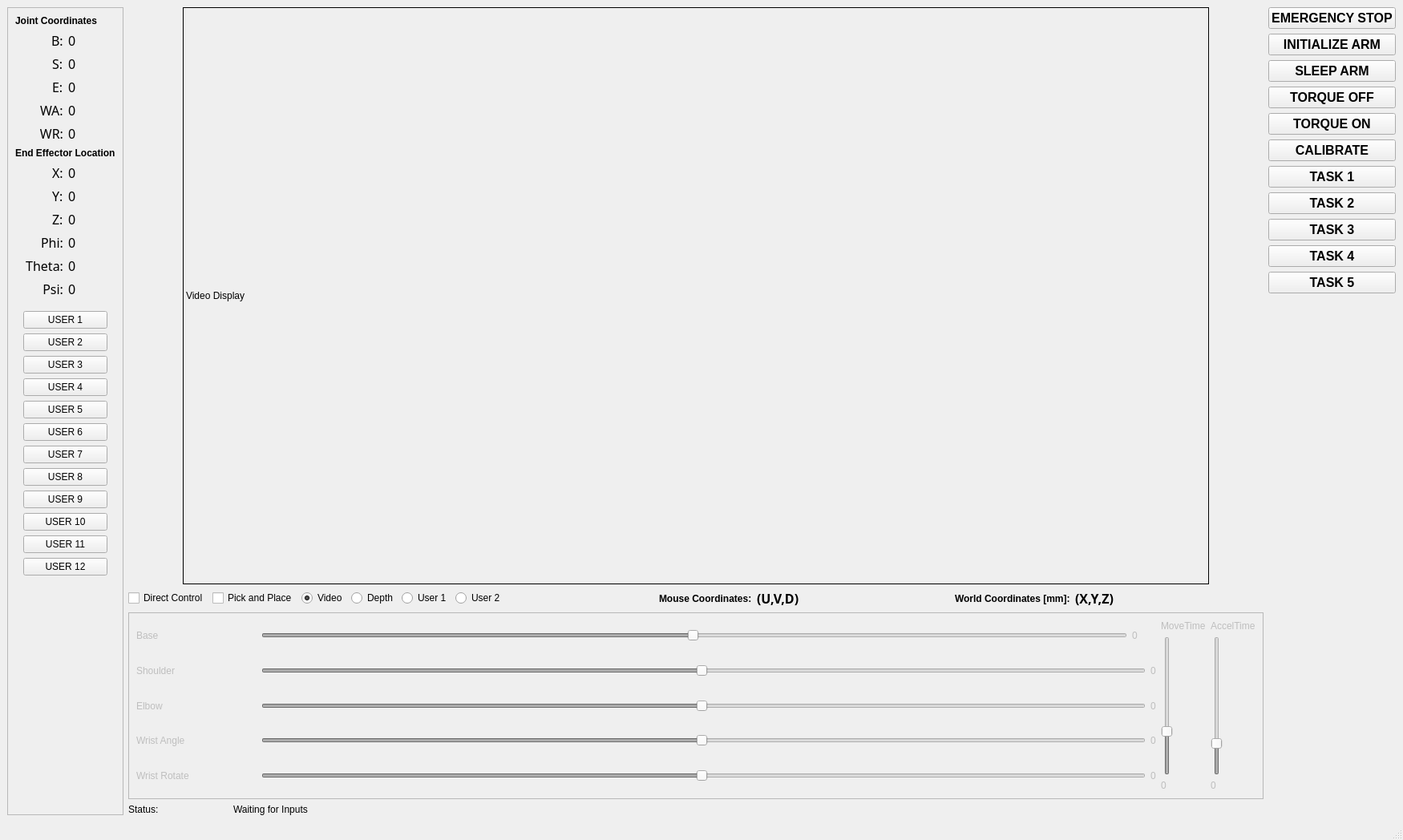
<?xml version="1.0" encoding="UTF-8"?>
<ui version="4.0">
 <class>MainWindow</class>
 <widget class="QMainWindow" name="MainWindow">
  <property name="geometry">
   <rect>
    <x>0</x>
    <y>0</y>
    <width>1750</width>
    <height>1048</height>
   </rect>
  </property>
  <property name="sizePolicy">
   <sizepolicy hsizetype="Fixed" vsizetype="Fixed">
    <horstretch>0</horstretch>
    <verstretch>0</verstretch>
   </sizepolicy>
  </property>
  <property name="cursor">
   <cursorShape>ArrowCursor</cursorShape>
  </property>
  <property name="windowTitle">
   <string>MainWindow</string>
  </property>
  <widget class="QWidget" name="centralwidget">
   <layout class="QVBoxLayout" name="verticalLayout_14">
    <item>
     <layout class="QHBoxLayout" name="horizontalLayout_13">
      <item>
       <widget class="QFrame" name="OutputFrame">
        <property name="enabled">
         <bool>true</bool>
        </property>
        <property name="sizePolicy">
         <sizepolicy hsizetype="Minimum" vsizetype="Minimum">
          <horstretch>0</horstretch>
          <verstretch>0</verstretch>
         </sizepolicy>
        </property>
        <property name="frameShape">
         <enum>QFrame::StyledPanel</enum>
        </property>
        <property name="frameShadow">
         <enum>QFrame::Raised</enum>
        </property>
        <layout class="QVBoxLayout" name="verticalLayout_5">
         <item>
          <widget class="QLabel" name="JointCoordLabel">
           <property name="sizePolicy">
            <sizepolicy hsizetype="Minimum" vsizetype="Minimum">
             <horstretch>0</horstretch>
             <verstretch>0</verstretch>
            </sizepolicy>
           </property>
           <property name="font">
            <font>
             <weight>75</weight>
             <bold>true</bold>
            </font>
           </property>
           <property name="text">
            <string>Joint Coordinates</string>
           </property>
          </widget>
         </item>
         <item>
          <layout class="QHBoxLayout" name="horizontalLayout_3">
           <item>
            <layout class="QVBoxLayout" name="verticalLayout_9">
             <item alignment="Qt::AlignRight">
              <widget class="QLabel" name="BLabel">
               <property name="font">
                <font>
                 <family>Ubuntu Mono</family>
                 <pointsize>12</pointsize>
                </font>
               </property>
               <property name="text">
                <string>B:</string>
               </property>
              </widget>
             </item>
             <item alignment="Qt::AlignRight">
              <widget class="QLabel" name="SLabel">
               <property name="font">
                <font>
                 <family>Ubuntu Mono</family>
                 <pointsize>12</pointsize>
                </font>
               </property>
               <property name="text">
                <string>S:</string>
               </property>
              </widget>
             </item>
             <item alignment="Qt::AlignRight">
              <widget class="QLabel" name="ELabel">
               <property name="font">
                <font>
                 <family>Ubuntu Mono</family>
                 <pointsize>12</pointsize>
                </font>
               </property>
               <property name="text">
                <string>E:</string>
               </property>
              </widget>
             </item>
             <item alignment="Qt::AlignRight">
              <widget class="QLabel" name="WALabel">
               <property name="font">
                <font>
                 <family>Ubuntu Mono</family>
                 <pointsize>12</pointsize>
                </font>
               </property>
               <property name="text">
                <string>WA:</string>
               </property>
              </widget>
             </item>
             <item>
              <widget class="QLabel" name="WRLabel">
               <property name="font">
                <font>
                 <family>Ubuntu Mono</family>
                 <pointsize>12</pointsize>
                </font>
               </property>
               <property name="text">
                <string>WR:</string>
               </property>
               <property name="alignment">
                <set>Qt::AlignRight|Qt::AlignTrailing|Qt::AlignVCenter</set>
               </property>
              </widget>
             </item>
            </layout>
           </item>
           <item>
            <layout class="QVBoxLayout" name="verticalLayout_8">
             <item alignment="Qt::AlignLeft">
              <widget class="QLabel" name="rdoutBaseJC">
               <property name="font">
                <font>
                 <family>Ubuntu Mono</family>
                 <pointsize>12</pointsize>
                </font>
               </property>
               <property name="text">
                <string>0</string>
               </property>
              </widget>
             </item>
             <item alignment="Qt::AlignLeft">
              <widget class="QLabel" name="rdoutShoulderJC">
               <property name="font">
                <font>
                 <family>Ubuntu Mono</family>
                 <pointsize>12</pointsize>
                </font>
               </property>
               <property name="text">
                <string>0</string>
               </property>
              </widget>
             </item>
             <item alignment="Qt::AlignLeft">
              <widget class="QLabel" name="rdoutElbowJC">
               <property name="font">
                <font>
                 <family>Ubuntu Mono</family>
                 <pointsize>12</pointsize>
                </font>
               </property>
               <property name="text">
                <string>0</string>
               </property>
              </widget>
             </item>
             <item alignment="Qt::AlignLeft">
              <widget class="QLabel" name="rdoutWristAJC">
               <property name="font">
                <font>
                 <family>Ubuntu Mono</family>
                 <pointsize>12</pointsize>
                </font>
               </property>
               <property name="text">
                <string>0</string>
               </property>
              </widget>
             </item>
             <item>
              <widget class="QLabel" name="rdoutWristRJC">
               <property name="font">
                <font>
                 <family>Ubuntu Mono</family>
                 <pointsize>12</pointsize>
                </font>
               </property>
               <property name="text">
                <string>0</string>
               </property>
              </widget>
             </item>
            </layout>
           </item>
          </layout>
         </item>
         <item>
          <widget class="QLabel" name="WorldCoordLabel">
           <property name="font">
            <font>
             <weight>75</weight>
             <bold>true</bold>
            </font>
           </property>
           <property name="text">
            <string>End Effector Location</string>
           </property>
          </widget>
         </item>
         <item>
          <layout class="QHBoxLayout" name="horizontalLayout_4">
           <item>
            <layout class="QVBoxLayout" name="verticalLayout_13">
             <item alignment="Qt::AlignRight">
              <widget class="QLabel" name="XLabel">
               <property name="font">
                <font>
                 <family>Ubuntu Mono</family>
                 <pointsize>12</pointsize>
                </font>
               </property>
               <property name="text">
                <string>X:</string>
               </property>
               <property name="scaledContents">
                <bool>false</bool>
               </property>
              </widget>
             </item>
             <item alignment="Qt::AlignRight">
              <widget class="QLabel" name="YLabel">
               <property name="font">
                <font>
                 <family>Ubuntu Mono</family>
                 <pointsize>12</pointsize>
                </font>
               </property>
               <property name="text">
                <string>Y:</string>
               </property>
              </widget>
             </item>
             <item alignment="Qt::AlignRight">
              <widget class="QLabel" name="ZLabel">
               <property name="font">
                <font>
                 <family>Ubuntu Mono</family>
                 <pointsize>12</pointsize>
                </font>
               </property>
               <property name="text">
                <string>Z:</string>
               </property>
              </widget>
             </item>
             <item alignment="Qt::AlignRight">
              <widget class="QLabel" name="PhiLabel">
               <property name="enabled">
                <bool>true</bool>
               </property>
               <property name="font">
                <font>
                 <family>Ubuntu Mono</family>
                 <pointsize>12</pointsize>
                </font>
               </property>
               <property name="text">
                <string>Phi:</string>
               </property>
              </widget>
             </item>
             <item>
              <widget class="QLabel" name="ThetaLabel">
               <property name="enabled">
                <bool>true</bool>
               </property>
               <property name="font">
                <font>
                 <family>Ubuntu Mono</family>
                 <pointsize>12</pointsize>
                </font>
               </property>
               <property name="text">
                <string>Theta:</string>
               </property>
               <property name="alignment">
                <set>Qt::AlignRight|Qt::AlignTrailing|Qt::AlignVCenter</set>
               </property>
              </widget>
             </item>
             <item>
              <widget class="QLabel" name="PsiLabel">
               <property name="enabled">
                <bool>true</bool>
               </property>
               <property name="font">
                <font>
                 <family>Ubuntu Mono</family>
                 <pointsize>12</pointsize>
                </font>
               </property>
               <property name="text">
                <string>Psi:</string>
               </property>
               <property name="alignment">
                <set>Qt::AlignRight|Qt::AlignTrailing|Qt::AlignVCenter</set>
               </property>
              </widget>
             </item>
            </layout>
           </item>
           <item>
            <layout class="QVBoxLayout" name="verticalLayout_12">
             <item alignment="Qt::AlignLeft">
              <widget class="QLabel" name="rdoutX">
               <property name="font">
                <font>
                 <family>Ubuntu Mono</family>
                 <pointsize>12</pointsize>
                </font>
               </property>
               <property name="text">
                <string>0</string>
               </property>
              </widget>
             </item>
             <item alignment="Qt::AlignLeft">
              <widget class="QLabel" name="rdoutY">
               <property name="font">
                <font>
                 <family>Ubuntu Mono</family>
                 <pointsize>12</pointsize>
                </font>
               </property>
               <property name="text">
                <string>0</string>
               </property>
              </widget>
             </item>
             <item alignment="Qt::AlignLeft">
              <widget class="QLabel" name="rdoutZ">
               <property name="font">
                <font>
                 <family>Ubuntu Mono</family>
                 <pointsize>12</pointsize>
                </font>
               </property>
               <property name="text">
                <string>0</string>
               </property>
              </widget>
             </item>
             <item alignment="Qt::AlignLeft">
              <widget class="QLabel" name="rdoutPhi">
               <property name="font">
                <font>
                 <family>Ubuntu Mono</family>
                 <pointsize>12</pointsize>
                </font>
               </property>
               <property name="text">
                <string>0</string>
               </property>
              </widget>
             </item>
             <item>
              <widget class="QLabel" name="rdoutTheta">
               <property name="font">
                <font>
                 <family>Ubuntu Mono</family>
                 <pointsize>12</pointsize>
                </font>
               </property>
               <property name="text">
                <string>0</string>
               </property>
              </widget>
             </item>
             <item>
              <widget class="QLabel" name="rdoutPsi">
               <property name="font">
                <font>
                 <family>Ubuntu Mono</family>
                 <pointsize>12</pointsize>
                </font>
               </property>
               <property name="text">
                <string>0</string>
               </property>
              </widget>
             </item>
            </layout>
           </item>
          </layout>
         </item>
         <item>
          <layout class="QVBoxLayout" name="Group2">
           <property name="margin">
            <number>10</number>
           </property>
           <item>
            <widget class="QPushButton" name="btnUser1">
             <property name="text">
              <string>USER 1</string>
             </property>
            </widget>
           </item>
           <item>
            <widget class="QPushButton" name="btnUser2">
             <property name="text">
              <string>USER 2</string>
             </property>
            </widget>
           </item>
           <item>
            <widget class="QPushButton" name="btnUser3">
             <property name="text">
              <string>USER 3</string>
             </property>
            </widget>
           </item>
           <item>
            <widget class="QPushButton" name="btnUser4">
             <property name="text">
              <string>USER 4</string>
             </property>
            </widget>
           </item>
           <item>
            <widget class="QPushButton" name="btnUser5">
             <property name="text">
              <string>USER 5</string>
             </property>
            </widget>
           </item>
           <item>
            <widget class="QPushButton" name="btnUser6">
             <property name="text">
              <string>USER 6</string>
             </property>
            </widget>
           </item>
           <item>
            <widget class="QPushButton" name="btnUser7">
             <property name="text">
              <string>USER 7</string>
             </property>
            </widget>
           </item>
           <item>
            <widget class="QPushButton" name="btnUser8">
             <property name="text">
              <string>USER 8</string>
             </property>
            </widget>
           </item>
           <item>
            <widget class="QPushButton" name="btnUser9">
             <property name="text">
              <string>USER 9</string>
             </property>
            </widget>
           </item>
           <item>
            <widget class="QPushButton" name="btnUser10">
             <property name="text">
              <string>USER 10</string>
             </property>
             <property name="autoRepeatDelay">
              <number>300</number>
             </property>
            </widget>
           </item>
           <item>
            <widget class="QPushButton" name="btnUser11">
             <property name="text">
              <string>USER 11</string>
             </property>
             <property name="autoRepeatDelay">
              <number>300</number>
             </property>
            </widget>
           </item>
           <item>
            <widget class="QPushButton" name="btnUser12">
             <property name="text">
              <string>USER 12</string>
             </property>
             <property name="autoRepeatDelay">
              <number>300</number>
             </property>
            </widget>
           </item>
          </layout>
         </item>
         <item>
          <spacer name="verticalSpacer_2">
           <property name="orientation">
            <enum>Qt::Vertical</enum>
           </property>
           <property name="sizeHint" stdset="0">
            <size>
             <width>20</width>
             <height>40</height>
            </size>
           </property>
          </spacer>
         </item>
        </layout>
       </widget>
      </item>
      <item>
       <layout class="QVBoxLayout" name="verticalLayout_4">
        <item>
         <layout class="QHBoxLayout" name="horizontalLayout_12">
          <item>
           <spacer name="horizontalSpacer_8">
            <property name="orientation">
             <enum>Qt::Horizontal</enum>
            </property>
            <property name="sizeHint" stdset="0">
             <size>
              <width>40</width>
              <height>20</height>
             </size>
            </property>
           </spacer>
          </item>
          <item>
           <widget class="QLabel" name="videoDisplay">
            <property name="minimumSize">
             <size>
              <width>1280</width>
              <height>720</height>
             </size>
            </property>
            <property name="maximumSize">
             <size>
              <width>1280</width>
              <height>720</height>
             </size>
            </property>
            <property name="cursor">
             <cursorShape>CrossCursor</cursorShape>
            </property>
            <property name="mouseTracking">
             <bool>true</bool>
            </property>
            <property name="frameShape">
             <enum>QFrame::Box</enum>
            </property>
            <property name="text">
             <string>Video Display</string>
            </property>
           </widget>
          </item>
          <item>
           <spacer name="horizontalSpacer_9">
            <property name="orientation">
             <enum>Qt::Horizontal</enum>
            </property>
            <property name="sizeHint" stdset="0">
             <size>
              <width>40</width>
              <height>20</height>
             </size>
            </property>
           </spacer>
          </item>
         </layout>
        </item>
        <item>
         <layout class="QHBoxLayout" name="horizontalLayout_2">
          <item>
           <widget class="QCheckBox" name="chk_directcontrol">
            <property name="text">
             <string>Direct Control</string>
            </property>
            <property name="checked">
             <bool>false</bool>
            </property>
           </widget>
          </item>
          <item>
           <widget class="QCheckBox" name="chk_pickandplace">
            <property name="text">
             <string>Pick and Place</string>
            </property>
            <property name="checked">
             <bool>false</bool>
            </property>
           </widget>
          </item>
          <item>
           <widget class="QRadioButton" name="radioVideo">
            <property name="text">
             <string>Video</string>
            </property>
            <property name="checked">
             <bool>true</bool>
            </property>
            <property name="autoExclusive">
             <bool>true</bool>
            </property>
           </widget>
          </item>
          <item>
           <widget class="QRadioButton" name="radioDepth">
            <property name="text">
             <string>Depth</string>
            </property>
           </widget>
          </item>
          <item>
           <widget class="QRadioButton" name="radioUsr1">
            <property name="text">
             <string>User 1</string>
            </property>
           </widget>
          </item>
          <item>
           <widget class="QRadioButton" name="radioUsr2">
            <property name="text">
             <string>User 2</string>
            </property>
           </widget>
          </item>
          <item>
           <spacer name="horizontalSpacer_4">
            <property name="orientation">
             <enum>Qt::Horizontal</enum>
            </property>
            <property name="sizeHint" stdset="0">
             <size>
              <width>40</width>
              <height>20</height>
             </size>
            </property>
           </spacer>
          </item>
          <item>
           <widget class="QLabel" name="PixelCoordLabel">
            <property name="font">
             <font>
              <weight>75</weight>
              <bold>true</bold>
             </font>
            </property>
            <property name="text">
             <string>Mouse Coordinates:</string>
            </property>
           </widget>
          </item>
          <item>
           <widget class="QLabel" name="rdoutMousePixels">
            <property name="font">
             <font>
              <family>Ubuntu Mono</family>
              <pointsize>12</pointsize>
              <weight>75</weight>
              <bold>true</bold>
             </font>
            </property>
            <property name="text">
             <string>(U,V,D)</string>
            </property>
            <property name="textFormat">
             <enum>Qt::AutoText</enum>
            </property>
           </widget>
          </item>
          <item>
           <spacer name="horizontalSpacer_3">
            <property name="orientation">
             <enum>Qt::Horizontal</enum>
            </property>
            <property name="sizeHint" stdset="0">
             <size>
              <width>40</width>
              <height>20</height>
             </size>
            </property>
           </spacer>
          </item>
          <item>
           <widget class="QLabel" name="PixelCoordLabel_2">
            <property name="font">
             <font>
              <weight>75</weight>
              <bold>true</bold>
             </font>
            </property>
            <property name="text">
             <string>World Coordinates [mm]:</string>
            </property>
           </widget>
          </item>
          <item>
           <widget class="QLabel" name="rdoutMouseWorld">
            <property name="font">
             <font>
              <family>Ubuntu Mono</family>
              <pointsize>12</pointsize>
              <weight>75</weight>
              <bold>true</bold>
             </font>
            </property>
            <property name="text">
             <string>(X,Y,Z)</string>
            </property>
            <property name="textFormat">
             <enum>Qt::AutoText</enum>
            </property>
           </widget>
          </item>
          <item>
           <spacer name="horizontalSpacer_2">
            <property name="orientation">
             <enum>Qt::Horizontal</enum>
            </property>
            <property name="sizeHint" stdset="0">
             <size>
              <width>40</width>
              <height>20</height>
             </size>
            </property>
           </spacer>
          </item>
         </layout>
        </item>
        <item>
         <widget class="QFrame" name="SliderFrame">
          <property name="enabled">
           <bool>false</bool>
          </property>
          <property name="frameShape">
           <enum>QFrame::StyledPanel</enum>
          </property>
          <property name="frameShadow">
           <enum>QFrame::Raised</enum>
          </property>
          <property name="lineWidth">
           <number>1</number>
          </property>
          <layout class="QVBoxLayout" name="verticalLayout_16">
           <item>
            <layout class="QHBoxLayout" name="horizontalLayout_6"/>
           </item>
           <item>
            <layout class="QHBoxLayout" name="horizontalLayout_9">
             <item>
              <layout class="QVBoxLayout" name="verticalLayout_2">
               <item>
                <layout class="QHBoxLayout" name="horizontalLayout">
                 <item>
                  <widget class="QLabel" name="BLabelS">
                   <property name="minimumSize">
                    <size>
                     <width>150</width>
                     <height>0</height>
                    </size>
                   </property>
                   <property name="text">
                    <string>Base</string>
                   </property>
                   <property name="alignment">
                    <set>Qt::AlignLeading|Qt::AlignLeft|Qt::AlignVCenter</set>
                   </property>
                  </widget>
                 </item>
                 <item>
                  <widget class="QSlider" name="sldrBase">
                   <property name="minimum">
                    <number>-179</number>
                   </property>
                   <property name="maximum">
                    <number>180</number>
                   </property>
                   <property name="orientation">
                    <enum>Qt::Horizontal</enum>
                   </property>
                  </widget>
                 </item>
                 <item>
                  <widget class="QLabel" name="rdoutBase">
                   <property name="minimumSize">
                    <size>
                     <width>30</width>
                     <height>0</height>
                    </size>
                   </property>
                   <property name="text">
                    <string>0</string>
                   </property>
                  </widget>
                 </item>
                </layout>
               </item>
               <item>
                <layout class="QHBoxLayout" name="horizontalLayout_7">
                 <item>
                  <widget class="QLabel" name="SLabelS">
                   <property name="minimumSize">
                    <size>
                     <width>150</width>
                     <height>0</height>
                    </size>
                   </property>
                   <property name="text">
                    <string>Shoulder</string>
                   </property>
                   <property name="alignment">
                    <set>Qt::AlignLeading|Qt::AlignLeft|Qt::AlignVCenter</set>
                   </property>
                  </widget>
                 </item>
                 <item>
                  <widget class="QSlider" name="sldrShoulder">
                   <property name="minimum">
                    <number>-179</number>
                   </property>
                   <property name="maximum">
                    <number>180</number>
                   </property>
                   <property name="orientation">
                    <enum>Qt::Horizontal</enum>
                   </property>
                  </widget>
                 </item>
                 <item>
                  <widget class="QLabel" name="rdoutShoulder">
                   <property name="text">
                    <string>0</string>
                   </property>
                  </widget>
                 </item>
                </layout>
               </item>
               <item>
                <layout class="QHBoxLayout" name="horizontalLayout_8">
                 <item>
                  <widget class="QLabel" name="ELabelS">
                   <property name="minimumSize">
                    <size>
                     <width>150</width>
                     <height>0</height>
                    </size>
                   </property>
                   <property name="text">
                    <string>Elbow</string>
                   </property>
                   <property name="alignment">
                    <set>Qt::AlignLeading|Qt::AlignLeft|Qt::AlignVCenter</set>
                   </property>
                  </widget>
                 </item>
                 <item>
                  <widget class="QSlider" name="sldrElbow">
                   <property name="minimum">
                    <number>-179</number>
                   </property>
                   <property name="maximum">
                    <number>180</number>
                   </property>
                   <property name="orientation">
                    <enum>Qt::Horizontal</enum>
                   </property>
                  </widget>
                 </item>
                 <item>
                  <widget class="QLabel" name="rdoutElbow">
                   <property name="text">
                    <string>0</string>
                   </property>
                  </widget>
                 </item>
                </layout>
               </item>
               <item>
                <layout class="QHBoxLayout" name="horizontalLayout_11">
                 <item>
                  <widget class="QLabel" name="WALabelS">
                   <property name="minimumSize">
                    <size>
                     <width>150</width>
                     <height>0</height>
                    </size>
                   </property>
                   <property name="text">
                    <string>Wrist Angle</string>
                   </property>
                   <property name="alignment">
                    <set>Qt::AlignLeading|Qt::AlignLeft|Qt::AlignVCenter</set>
                   </property>
                  </widget>
                 </item>
                 <item>
                  <widget class="QSlider" name="sldrWristA">
                   <property name="minimum">
                    <number>-179</number>
                   </property>
                   <property name="maximum">
                    <number>180</number>
                   </property>
                   <property name="orientation">
                    <enum>Qt::Horizontal</enum>
                   </property>
                  </widget>
                 </item>
                 <item>
                  <widget class="QLabel" name="rdoutWristA">
                   <property name="text">
                    <string>0</string>
                   </property>
                  </widget>
                 </item>
                </layout>
               </item>
               <item>
                <layout class="QHBoxLayout" name="horizontalLayout_15">
                 <item>
                  <widget class="QLabel" name="WRLabelS">
                   <property name="minimumSize">
                    <size>
                     <width>150</width>
                     <height>0</height>
                    </size>
                   </property>
                   <property name="text">
                    <string>Wrist Rotate</string>
                   </property>
                   <property name="alignment">
                    <set>Qt::AlignLeading|Qt::AlignLeft|Qt::AlignVCenter</set>
                   </property>
                  </widget>
                 </item>
                 <item>
                  <widget class="QSlider" name="sldrWristR">
                   <property name="minimum">
                    <number>-179</number>
                   </property>
                   <property name="maximum">
                    <number>180</number>
                   </property>
                   <property name="orientation">
                    <enum>Qt::Horizontal</enum>
                   </property>
                  </widget>
                 </item>
                 <item>
                  <widget class="QLabel" name="rdoutWristR">
                   <property name="text">
                    <string>0</string>
                   </property>
                  </widget>
                 </item>
                </layout>
               </item>
              </layout>
             </item>
             <item>
              <layout class="QVBoxLayout" name="verticalLayout_10">
               <item>
                <widget class="QLabel" name="MoveTimeLabel">
                 <property name="text">
                  <string>MoveTime</string>
                 </property>
                </widget>
               </item>
               <item>
                <widget class="QSlider" name="sldrMoveTime">
                 <property name="maximum">
                  <number>100</number>
                 </property>
                 <property name="value">
                  <number>30</number>
                 </property>
                 <property name="orientation">
                  <enum>Qt::Vertical</enum>
                 </property>
                </widget>
               </item>
               <item>
                <widget class="QLabel" name="rdoutMoveTime">
                 <property name="text">
                  <string>0</string>
                 </property>
                </widget>
               </item>
              </layout>
             </item>
             <item>
              <layout class="QVBoxLayout" name="verticalLayout_7">
               <item>
                <widget class="QLabel" name="AccelTimeLabel">
                 <property name="text">
                  <string>AccelTime</string>
                 </property>
                </widget>
               </item>
               <item>
                <widget class="QSlider" name="sldrAccelTime">
                 <property name="maximum">
                  <number>100</number>
                 </property>
                 <property name="value">
                  <number>20</number>
                 </property>
                 <property name="sliderPosition">
                  <number>20</number>
                 </property>
                 <property name="orientation">
                  <enum>Qt::Vertical</enum>
                 </property>
                </widget>
               </item>
               <item>
                <widget class="QLabel" name="rdoutAccelTime">
                 <property name="text">
                  <string>0</string>
                 </property>
                </widget>
               </item>
              </layout>
             </item>
            </layout>
           </item>
           <item>
            <layout class="QHBoxLayout" name="horizontalLayout_10"/>
           </item>
          </layout>
         </widget>
        </item>
        <item>
         <layout class="QHBoxLayout" name="horizontalLayout_14">
          <item>
           <widget class="QLabel" name="label_3">
            <property name="maximumSize">
             <size>
              <width>125</width>
              <height>16777215</height>
             </size>
            </property>
            <property name="text">
             <string>Status:</string>
            </property>
           </widget>
          </item>
          <item>
           <widget class="QLabel" name="rdoutStatus">
            <property name="font">
             <font>
              <pointsize>9</pointsize>
             </font>
            </property>
            <property name="text">
             <string>Waiting for Inputs</string>
            </property>
            <property name="textFormat">
             <enum>Qt::AutoText</enum>
            </property>
            <property name="alignment">
             <set>Qt::AlignLeading|Qt::AlignLeft|Qt::AlignVCenter</set>
            </property>
            <property name="wordWrap">
             <bool>true</bool>
            </property>
           </widget>
          </item>
         </layout>
        </item>
       </layout>
      </item>
      <item>
       <layout class="QVBoxLayout" name="verticalLayout_11">
        <item>
         <widget class="QPushButton" name="btn_estop">
          <property name="font">
           <font>
            <pointsize>12</pointsize>
            <weight>75</weight>
            <bold>true</bold>
           </font>
          </property>
          <property name="text">
           <string>EMERGENCY STOP</string>
          </property>
         </widget>
        </item>
        <item>
         <widget class="QPushButton" name="btn_init_arm">
          <property name="font">
           <font>
            <pointsize>12</pointsize>
            <weight>75</weight>
            <bold>true</bold>
           </font>
          </property>
          <property name="text">
           <string>INITIALIZE ARM</string>
          </property>
         </widget>
        </item>
        <item>
         <widget class="QPushButton" name="btn_sleep_arm">
          <property name="font">
           <font>
            <pointsize>12</pointsize>
            <weight>75</weight>
            <bold>true</bold>
           </font>
          </property>
          <property name="text">
           <string>SLEEP ARM</string>
          </property>
         </widget>
        </item>
        <item>
         <widget class="QPushButton" name="btn_torq_off">
          <property name="font">
           <font>
            <pointsize>12</pointsize>
            <weight>75</weight>
            <bold>true</bold>
           </font>
          </property>
          <property name="text">
           <string>TORQUE OFF</string>
          </property>
         </widget>
        </item>
        <item>
         <widget class="QPushButton" name="btn_torq_on">
          <property name="font">
           <font>
            <pointsize>12</pointsize>
            <weight>75</weight>
            <bold>true</bold>
           </font>
          </property>
          <property name="text">
           <string>TORQUE ON</string>
          </property>
         </widget>
        </item>
        <item>
         <widget class="QPushButton" name="btn_calibrate">
          <property name="font">
           <font>
            <pointsize>12</pointsize>
            <weight>75</weight>
            <bold>true</bold>
           </font>
          </property>
          <property name="text">
           <string>CALIBRATE</string>
          </property>
         </widget>
        </item>
        <item>
         <widget class="QPushButton" name="btn_task1">
          <property name="font">
           <font>
            <pointsize>12</pointsize>
            <weight>75</weight>
            <bold>true</bold>
           </font>
          </property>
          <property name="text">
           <string>TASK 1</string>
          </property>
         </widget>
        </item>
        <item>
         <widget class="QPushButton" name="btn_task2">
          <property name="font">
           <font>
            <pointsize>12</pointsize>
            <weight>75</weight>
            <bold>true</bold>
           </font>
          </property>
          <property name="text">
           <string>TASK 2</string>
          </property>
         </widget>
        </item>
        <item>
         <widget class="QPushButton" name="btn_task3">
          <property name="font">
           <font>
            <pointsize>12</pointsize>
            <weight>75</weight>
            <bold>true</bold>
           </font>
          </property>
          <property name="text">
           <string>TASK 3</string>
          </property>
         </widget>
        </item>
        <item>
         <widget class="QPushButton" name="btn_task4">
          <property name="font">
           <font>
            <pointsize>12</pointsize>
            <weight>75</weight>
            <bold>true</bold>
           </font>
          </property>
          <property name="text">
           <string>TASK 4</string>
          </property>
         </widget>
        </item>
        <item>
         <widget class="QPushButton" name="btn_task5">
          <property name="font">
           <font>
            <pointsize>12</pointsize>
            <weight>75</weight>
            <bold>true</bold>
           </font>
          </property>
          <property name="text">
           <string>TASK 5</string>
          </property>
         </widget>
        </item>
        <item>
         <spacer name="verticalSpacer_3">
          <property name="orientation">
           <enum>Qt::Vertical</enum>
          </property>
          <property name="sizeHint" stdset="0">
           <size>
            <width>20</width>
            <height>40</height>
           </size>
          </property>
         </spacer>
        </item>
       </layout>
      </item>
     </layout>
    </item>
   </layout>
  </widget>
  <widget class="QStatusBar" name="statusbar"/>
 </widget>
 <resources/>
 <connections/>
</ui>
